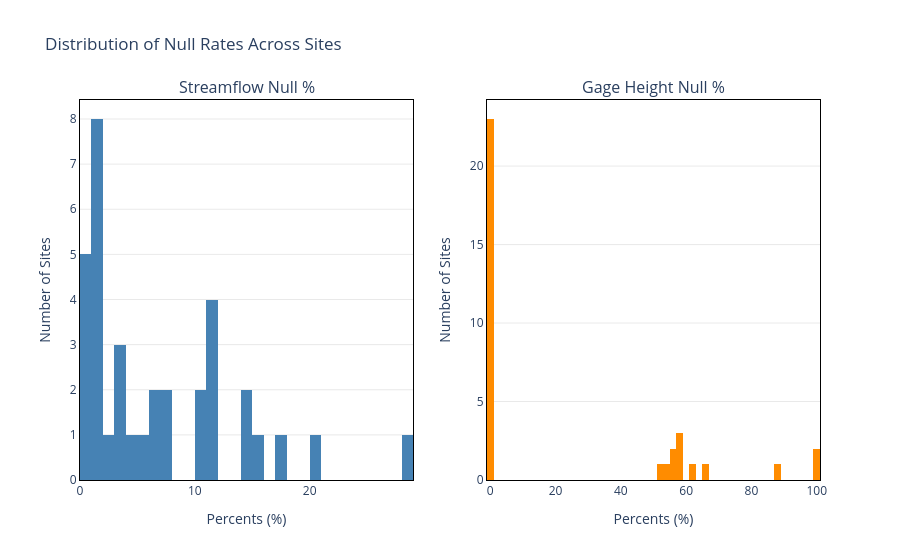

The notebook cell this image was saved under:
### Code cell
# Distribution of null rates
null_data = site_stats.to_pandas()

fig = make_subplots(rows=1, cols=2,
    subplot_titles=("Streamflow Null %", "Gage Height Null %"))

fig.add_trace(
    go.Histogram(x=null_data["streamflow_null_pct"], nbinsx=50, name="Streamflow", marker_color="steelblue"),
    row=1, col=1
)
fig.add_trace(
    go.Histogram(x=null_data["gage_height_null_pct"], nbinsx=50, name="Gage Height", marker_color="darkorange"),
    row=1, col=2
)


fig.update_layout(
    title="Distribution of Null Rates Across Sites",
    showlegend=False,
    plot_bgcolor="white",
    paper_bgcolor="white",
)
fig.update_xaxes(title_text="Percents (%)", showline=True, linecolor="black", linewidth=1, mirror=True)
fig.update_yaxes(title_text="Number of Sites",
                 showline=True, linecolor="black", linewidth=1, mirror=True,
                 showgrid=True, gridcolor="lightgrey", gridwidth=0.5)
fig.show()

# Summary
print(f"Sites with 0% streamflow nulls:    {len(null_data[null_data['streamflow_null_pct'] == 0])}")
print(f"Sites with <20% streamflow nulls:  {len(null_data[null_data['streamflow_null_pct'] < 20])}")
print(f"Sites with >50% streamflow nulls:  {len(null_data[null_data['streamflow_null_pct'] > 50])}")
print(f"Sites with 100% streamflow nulls:  {len(null_data[null_data['streamflow_null_pct'] == 100])}")
print()
print(f"Sites with 0% gage height nulls:   {len(null_data[null_data['gage_height_null_pct'] == 0])}")
print(f"Sites with <20% gage height nulls: {len(null_data[null_data['gage_height_null_pct'] < 20])}")
print(f"Sites with >50% gage height nulls: {len(null_data[null_data['gage_height_null_pct'] > 50])}")
print(f"Sites with 100% gage height nulls: {len(null_data[null_data['gage_height_null_pct'] == 100])}")

### Figure 1 — Plotly figure (JSON) as saved in the notebook; plotly's stock layout.template omitted (floating-point values rounded to 4 significant figures)
{"data": [{"marker": {"color": "steelblue"}, "name": "Streamflow", "nbinsx": 50, "type": "histogram", "x": [1.76, 7.163, 0.0, 3.552, 6.562, 4.066, 0.1484, 11.15, 3.317, 0.1276, 28.39, 17.66, 1.603, 14.5, 14.88, 15.51, 1.556, 2.488, 1.083, 10.27, 5.851, 3.924, 7.499, 0.8596, 1.113, 6.347, 1.897, 10.4, 11.56, 0.136, 20.78, 1.236, 11.97, 11.28, 1.492], "xaxis": "x", "yaxis": "y"}, {"marker": {"color": "darkorange"}, "name": "Gage Height", "nbinsx": 50, "type": "histogram", "x": [52.22, 0.1831, 100.0, 0.1578, 0.05596, 66.51, 0.06104, 54.79, 0.4432, 0.3126, 0.4154, 0.4457, 0.06468, 0.05307, 0.08067, 0.2287, 0.5578, 0.2887, 88.91, 58.44, 0.1527, 100.0, 0.05292, 0.08671, 0.1331, 57.32, 0.0475, 0.3714, 57.62, 62.91, 0.1753, 0.3173, 56.2, 55.45, 0.05594], "xaxis": "x2", "yaxis": "y2"}], "layout": {"annotations": [{"font": {"size": 16}, "showarrow": false, "text": "Streamflow Null %", "x": 0.225, "xanchor": "center", "xref": "paper", "y": 1, "yanchor": "bottom", "yref": "paper"}, {"font": {"size": 16}, "showarrow": false, "text": "Gage Height Null %", "x": 0.775, "xanchor": "center", "xref": "paper", "y": 1, "yanchor": "bottom", "yref": "paper"}], "paper_bgcolor": "white", "plot_bgcolor": "white", "showlegend": false, "title": {"text": "Distribution of Null Rates Across Sites"}, "xaxis": {"anchor": "y", "domain": [0, 0.45], "linecolor": "black", "linewidth": 1, "mirror": true, "showline": true, "title": {"text": "Percents (%)"}}, "xaxis2": {"anchor": "y2", "domain": [0.55, 1], "linecolor": "black", "linewidth": 1, "mirror": true, "showline": true, "title": {"text": "Percents (%)"}}, "yaxis": {"anchor": "x", "domain": [0, 1], "gridcolor": "lightgrey", "gridwidth": 0.5, "linecolor": "black", "linewidth": 1, "mirror": true, "showgrid": true, "showline": true, "title": {"text": "Number of Sites"}}, "yaxis2": {"anchor": "x2", "domain": [0, 1], "gridcolor": "lightgrey", "gridwidth": 0.5, "linecolor": "black", "linewidth": 1, "mirror": true, "showgrid": true, "showline": true, "title": {"text": "Number of Sites"}}}}
